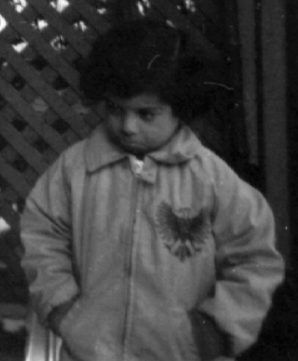
#> input picture 画像編集/sample.png, 298 x 361 px
$ python expand.py
#> lines starting #> are read from the running program, lines starting #| are printed output that depends on the picture
from PIL import Image
import numpy as np
import matplotlib.pyplot as plt

pic = Image.open("sample.png")
#> pic is the input picture: PIL image 298x361 RGB; min 1, max 254, mean 62
pic = pic.convert(mode="L")
#> pic: PIL image 298x361 L
pic = np.array(pic)
h, w = pic.shape[0], pic.shape[1]
#> h = 361; w = 298

#拡大行列
by = 1#縦1倍
bx = -1#横-1倍
dst = np.zeros((h*abs(by), w*abs(bx)))
for y in range(h):
    for x in range(w):
        xi = int((x)*bx)
        yi = int((y)*by)
        for i in range(by):
            dst[yi+i][xi] = pic[y][x]
        for i in range(bx):
            dst[yi][xi+i] = pic[y][x]
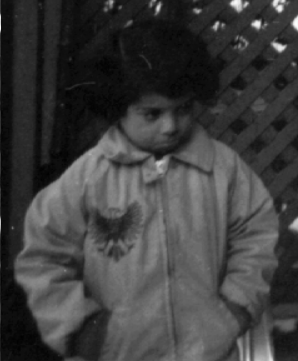
#> dst: shape (361, 298) float64; min 1, max 254, mean 62
plt.imshow(dst, cmap="gray")
plt.savefig("expand-1-1.png")
plt.show()

$ run again, with 画像編集/ave_gaussnoise.png copied over 画像編集/sample.png
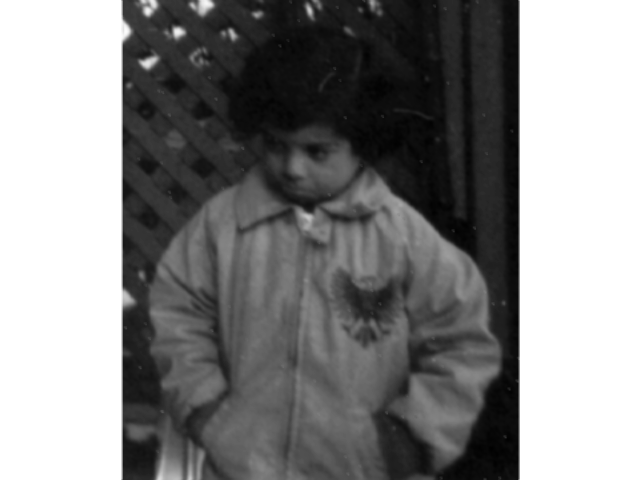
#> input picture 画像編集/ave_gaussnoise.png, 640 x 480 px
#> pic is the input picture: PIL image 640x480 RGBA; mean R, G, B, A 134.4, 134.4, 134.4, 255
#> pic: PIL image 640x480 L
#> after the loop `for y in range(h):`:
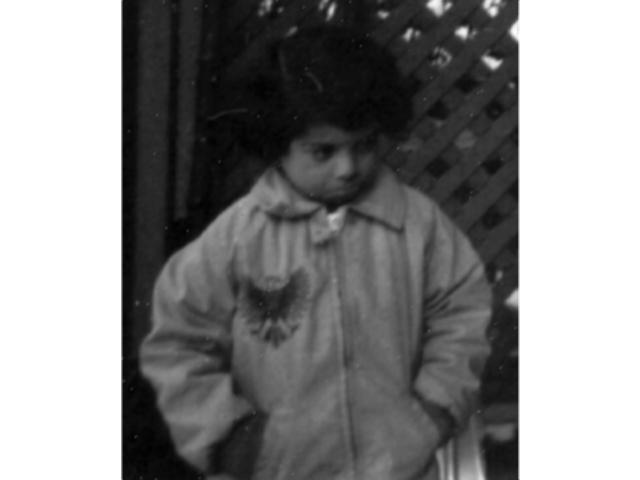
#> dst: shape (480, 640) float64; min 0, max 255, mean 134.4
